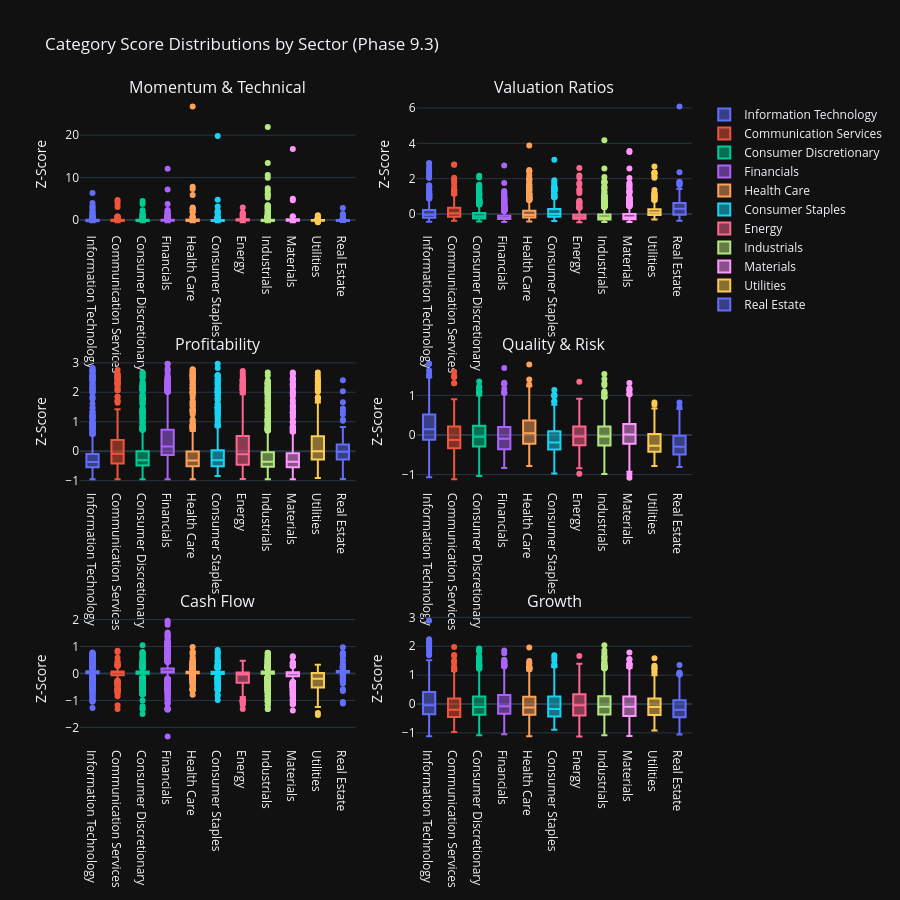

The notebook cell saved with this chart:
### Code cell
# Visualization 4: Category Distribution Box Plots
print("\n📊 Category Distribution Box Plots:")

# Create box plots for each category showing distribution across sectors
if 'category_score_matrix' in locals() and not category_score_matrix.empty:
    # Add sector information to category scores
    category_scores_with_sector = category_score_matrix.copy()
    category_scores_with_sector['sector'] = all_stocks_scaled['sector'].values

    # Create subplot grid for all categories
    from plotly.subplots import make_subplots
    import math

    categories = [col for col in category_score_matrix.columns]
    n_categories = len(categories)
    n_cols = 2
    n_rows = math.ceil(n_categories / n_cols)

    fig_box = make_subplots(
            rows=n_rows,
            cols=n_cols,
            subplot_titles=categories,
            vertical_spacing=0.2,
            horizontal_spacing=0.1
            )

    for idx, category in enumerate(categories):
        row = idx // n_cols + 1
        col = idx % n_cols + 1

        # Create box plot data for this category
        for sector in category_scores_with_sector['sector'].unique():
            if pd.notna(sector):
                sector_data = category_scores_with_sector[
                    category_scores_with_sector['sector'] == sector
                    ][category].dropna()

                fig_box.add_trace(
                        go.Box(
                                y=sector_data,
                                name=sector,
                                showlegend=(idx == 0),  # Only show legend for first subplot
                                marker_color=px.colors.qualitative.Plotly[
                                    list(category_scores_with_sector['sector'].unique()).index(sector) % 10
                                    ]
                                ),
                        row=row,
                        col=col
                        )

    fig_box.update_layout(
            title_text="Category Score Distributions by Sector (Phase 9.3)",
            height=300 * n_rows,
            showlegend=True
            )

    fig_box.update_yaxes(title_text="Z-Score")

    fig_box.show()
    output_path = eda_output_dir / "phase93_category_distributions_boxplots.html"
    fig_box.write_html(output_path)

    print(f"\n✓ Category distribution box plots complete")
    print(f"  Categories visualized: {n_categories}")
    print(f"  Grid layout: {n_rows}×{n_cols}")
    print(f"  Output: {output_path}")

    # Identify categories with highest variance
    category_variances = category_score_matrix.var().sort_values(ascending=False)
    print(f"\n  📊 Categories with Highest Variance:")
    for category, variance in category_variances.head(5).items():
        print(f"    {category}: {variance:.2f}")
else:
    print("  ⚠️ No category score data available for box plots")

### Figure 1 — Plotly figure (JSON) as saved in the notebook; plotly's stock layout.template omitted (floating-point values rounded to 4 significant figures; data arrays with more than 128 entries replaced by an {"elided": "..."} marker saying what was removed)
{"data": [{"marker": {"color": "#636EFA"}, "name": "Information Technology", "showlegend": true, "y": {"elided": "843 float values"}, "type": "box", "xaxis": "x", "yaxis": "y"}, {"marker": {"color": "#EF553B"}, "name": "Communication Services", "showlegend": true, "y": {"elided": "337 float values"}, "type": "box", "xaxis": "x", "yaxis": "y"}, {"marker": {"color": "#00CC96"}, "name": "Consumer Discretionary", "showlegend": true, "y": {"elided": "814 float values"}, "type": "box", "xaxis": "x", "yaxis": "y"}, {"marker": {"color": "#AB63FA"}, "name": "Financials", "showlegend": true, "y": {"elided": "1118 float values"}, "type": "box", "xaxis": "x", "yaxis": "y"}, {"marker": {"color": "#FFA15A"}, "name": "Health Care", "showlegend": true, "y": {"elided": "680 float values"}, "type": "box", "xaxis": "x", "yaxis": "y"}, {"marker": {"color": "#19D3F3"}, "name": "Consumer Staples", "showlegend": true, "y": {"elided": "489 float values"}, "type": "box", "xaxis": "x", "yaxis": "y"}, {"marker": {"color": "#FF6692"}, "name": "Energy", "showlegend": true, "y": {"elided": "318 float values"}, "type": "box", "xaxis": "x", "yaxis": "y"}, {"marker": {"color": "#B6E880"}, "name": "Industrials", "showlegend": true, "y": {"elided": "1292 float values"}, "type": "box", "xaxis": "x", "yaxis": "y"}, {"marker": {"color": "#FF97FF"}, "name": "Materials", "showlegend": true, "y": {"elided": "649 float values"}, "type": "box", "xaxis": "x", "yaxis": "y"}, {"marker": {"color": "#FECB52"}, "name": "Utilities", "showlegend": true, "y": {"elided": "276 float values"}, "type": "box", "xaxis": "x", "yaxis": "y"}, {"marker": {"color": "#636EFA"}, "name": "Real Estate", "showlegend": true, "y": {"elided": "221 float values"}, "type": "box", "xaxis": "x", "yaxis": "y"}, {"marker": {"color": "#636EFA"}, "name": "Information Technology", "showlegend": false, "y": {"elided": "843 float values"}, "type": "box", "xaxis": "x2", "yaxis": "y2"}, {"marker": {"color": "#EF553B"}, "name": "Communication Services", "showlegend": false, "y": {"elided": "337 float values"}, "type": "box", "xaxis": "x2", "yaxis": "y2"}, {"marker": {"color": "#00CC96"}, "name": "Consumer Discretionary", "showlegend": false, "y": {"elided": "814 float values"}, "type": "box", "xaxis": "x2", "yaxis": "y2"}, {"marker": {"color": "#AB63FA"}, "name": "Financials", "showlegend": false, "y": {"elided": "1118 float values"}, "type": "box", "xaxis": "x2", "yaxis": "y2"}, {"marker": {"color": "#FFA15A"}, "name": "Health Care", "showlegend": false, "y": {"elided": "680 float values"}, "type": "box", "xaxis": "x2", "yaxis": "y2"}, {"marker": {"color": "#19D3F3"}, "name": "Consumer Staples", "showlegend": false, "y": {"elided": "489 float values"}, "type": "box", "xaxis": "x2", "yaxis": "y2"}, {"marker": {"color": "#FF6692"}, "name": "Energy", "showlegend": false, "y": {"elided": "318 float values"}, "type": "box", "xaxis": "x2", "yaxis": "y2"}, {"marker": {"color": "#B6E880"}, "name": "Industrials", "showlegend": false, "y": {"elided": "1292 float values"}, "type": "box", "xaxis": "x2", "yaxis": "y2"}, {"marker": {"color": "#FF97FF"}, "name": "Materials", "showlegend": false, "y": {"elided": "649 float values"}, "type": "box", "xaxis": "x2", "yaxis": "y2"}, {"marker": {"color": "#FECB52"}, "name": "Utilities", "showlegend": false, "y": {"elided": "276 float values"}, "type": "box", "xaxis": "x2", "yaxis": "y2"}, {"marker": {"color": "#636EFA"}, "name": "Real Estate", "showlegend": false, "y": {"elided": "221 float values"}, "type": "box", "xaxis": "x2", "yaxis": "y2"}, {"marker": {"color": "#636EFA"}, "name": "Information Technology", "showlegend": false, "y": {"elided": "843 float values"}, "type": "box", "xaxis": "x3", "yaxis": "y3"}, {"marker": {"color": "#EF553B"}, "name": "Communication Services", "showlegend": false, "y": {"elided": "337 float values"}, "type": "box", "xaxis": "x3", "yaxis": "y3"}, {"marker": {"color": "#00CC96"}, "name": "Consumer Discretionary", "showlegend": false, "y": {"elided": "814 float values"}, "type": "box", "xaxis": "x3", "yaxis": "y3"}, {"marker": {"color": "#AB63FA"}, "name": "Financials", "showlegend": false, "y": {"elided": "1118 float values"}, "type": "box", "xaxis": "x3", "yaxis": "y3"}, {"marker": {"color": "#FFA15A"}, "name": "Health Care", "showlegend": false, "y": {"elided": "680 float values"}, "type": "box", "xaxis": "x3", "yaxis": "y3"}, {"marker": {"color": "#19D3F3"}, "name": "Consumer Staples", "showlegend": false, "y": {"elided": "489 float values"}, "type": "box", "xaxis": "x3", "yaxis": "y3"}, {"marker": {"color": "#FF6692"}, "name": "Energy", "showlegend": false, "y": {"elided": "318 float values"}, "type": "box", "xaxis": "x3", "yaxis": "y3"}, {"marker": {"color": "#B6E880"}, "name": "Industrials", "showlegend": false, "y": {"elided": "1292 float values"}, "type": "box", "xaxis": "x3", "yaxis": "y3"}, {"marker": {"color": "#FF97FF"}, "name": "Materials", "showlegend": false, "y": {"elided": "649 float values"}, "type": "box", "xaxis": "x3", "yaxis": "y3"}, {"marker": {"color": "#FECB52"}, "name": "Utilities", "showlegend": false, "y": {"elided": "276 float values"}, "type": "box", "xaxis": "x3", "yaxis": "y3"}, {"marker": {"color": "#636EFA"}, "name": "Real Estate", "showlegend": false, "y": {"elided": "221 float values"}, "type": "box", "xaxis": "x3", "yaxis": "y3"}, {"marker": {"color": "#636EFA"}, "name": "Information Technology", "showlegend": false, "y": {"elided": "843 float values"}, "type": "box", "xaxis": "x4", "yaxis": "y4"}, {"marker": {"color": "#EF553B"}, "name": "Communication Services", "showlegend": false, "y": {"elided": "337 float values"}, "type": "box", "xaxis": "x4", "yaxis": "y4"}, {"marker": {"color": "#00CC96"}, "name": "Consumer Discretionary", "showlegend": false, "y": {"elided": "814 float values"}, "type": "box", "xaxis": "x4", "yaxis": "y4"}, {"marker": {"color": "#AB63FA"}, "name": "Financials", "showlegend": false, "y": {"elided": "1118 float values"}, "type": "box", "xaxis": "x4", "yaxis": "y4"}, {"marker": {"color": "#FFA15A"}, "name": "Health Care", "showlegend": false, "y": {"elided": "680 float values"}, "type": "box", "xaxis": "x4", "yaxis": "y4"}, {"marker": {"color": "#19D3F3"}, "name": "Consumer Staples", "showlegend": false, "y": {"elided": "489 float values"}, "type": "box", "xaxis": "x4", "yaxis": "y4"}, {"marker": {"color": "#FF6692"}, "name": "Energy", "showlegend": false, "y": {"elided": "318 float values"}, "type": "box", "xaxis": "x4", "yaxis": "y4"}, {"marker": {"color": "#B6E880"}, "name": "Industrials", "showlegend": false, "y": {"elided": "1292 float values"}, "type": "box", "xaxis": "x4", "yaxis": "y4"}, {"marker": {"color": "#FF97FF"}, "name": "Materials", "showlegend": false, "y": {"elided": "649 float values"}, "type": "box", "xaxis": "x4", "yaxis": "y4"}, {"marker": {"color": "#FECB52"}, "name": "Utilities", "showlegend": false, "y": {"elided": "276 float values"}, "type": "box", "xaxis": "x4", "yaxis": "y4"}, {"marker": {"color": "#636EFA"}, "name": "Real Estate", "showlegend": false, "y": {"elided": "221 float values"}, "type": "box", "xaxis": "x4", "yaxis": "y4"}, {"marker": {"color": "#636EFA"}, "name": "Information Technology", "showlegend": false, "y": {"elided": "843 float values"}, "type": "box", "xaxis": "x5", "yaxis": "y5"}, {"marker": {"color": "#EF553B"}, "name": "Communication Services", "showlegend": false, "y": {"elided": "337 float values"}, "type": "box", "xaxis": "x5", "yaxis": "y5"}, {"marker": {"color": "#00CC96"}, "name": "Consumer Discretionary", "showlegend": false, "y": {"elided": "814 float values"}, "type": "box", "xaxis": "x5", "yaxis": "y5"}, {"marker": {"color": "#AB63FA"}, "name": "Financials", "showlegend": false, "y": {"elided": "1118 float values"}, "type": "box", "xaxis": "x5", "yaxis": "y5"}, {"marker": {"color": "#FFA15A"}, "name": "Health Care", "showlegend": false, "y": {"elided": "680 float values"}, "type": "box", "xaxis": "x5", "yaxis": "y5"}, {"marker": {"color": "#19D3F3"}, "name": "Consumer Staples", "showlegend": false, "y": {"elided": "489 float values"}, "type": "box", "xaxis": "x5", "yaxis": "y5"}, {"marker": {"color": "#FF6692"}, "name": "Energy", "showlegend": false, "y": {"elided": "318 float values"}, "type": "box", "xaxis": "x5", "yaxis": "y5"}, {"marker": {"color": "#B6E880"}, "name": "Industrials", "showlegend": false, "y": {"elided": "1292 float values"}, "type": "box", "xaxis": "x5", "yaxis": "y5"}, {"marker": {"color": "#FF97FF"}, "name": "Materials", "showlegend": false, "y": {"elided": "649 float values"}, "type": "box", "xaxis": "x5", "yaxis": "y5"}, {"marker": {"color": "#FECB52"}, "name": "Utilities", "showlegend": false, "y": {"elided": "276 float values"}, "type": "box", "xaxis": "x5", "yaxis": "y5"}, {"marker": {"color": "#636EFA"}, "name": "Real Estate", "showlegend": false, "y": {"elided": "221 float values"}, "type": "box", "xaxis": "x5", "yaxis": "y5"}, {"marker": {"color": "#636EFA"}, "name": "Information Technology", "showlegend": false, "y": {"elided": "843 float values"}, "type": "box", "xaxis": "x6", "yaxis": "y6"}, {"marker": {"color": "#EF553B"}, "name": "Communication Services", "showlegend": false, "y": {"elided": "337 float values"}, "type": "box", "xaxis": "x6", "yaxis": "y6"}, {"marker": {"color": "#00CC96"}, "name": "Consumer Discretionary", "showlegend": false, "y": {"elided": "814 float values"}, "type": "box", "xaxis": "x6", "yaxis": "y6"}, {"marker": {"color": "#AB63FA"}, "name": "Financials", "showlegend": false, "y": {"elided": "1118 float values"}, "type": "box", "xaxis": "x6", "yaxis": "y6"}, {"marker": {"color": "#FFA15A"}, "name": "Health Care", "showlegend": false, "y": {"elided": "680 float values"}, "type": "box", "xaxis": "x6", "yaxis": "y6"}, {"marker": {"color": "#19D3F3"}, "name": "Consumer Staples", "showlegend": false, "y": {"elided": "489 float values"}, "type": "box", "xaxis": "x6", "yaxis": "y6"}, {"marker": {"color": "#FF6692"}, "name": "Energy", "showlegend": false, "y": {"elided": "318 float values"}, "type": "box", "xaxis": "x6", "yaxis": "y6"}, {"marker": {"color": "#B6E880"}, "name": "Industrials", "showlegend": false, "y": {"elided": "1292 float values"}, "type": "box", "xaxis": "x6", "yaxis": "y6"}, {"marker": {"color": "#FF97FF"}, "name": "Materials", "showlegend": false, "y": {"elided": "649 float values"}, "type": "box", "xaxis": "x6", "yaxis": "y6"}, {"marker": {"color": "#FECB52"}, "name": "Utilities", "showlegend": false, "y": {"elided": "276 float values"}, "type": "box", "xaxis": "x6", "yaxis": "y6"}, {"marker": {"color": "#636EFA"}, "name": "Real Estate", "showlegend": false, "y": {"elided": "221 float values"}, "type": "box", "xaxis": "x6", "yaxis": "y6"}], "layout": {"xaxis": {"anchor": "y", "domain": [0.0, 0.45]}, "yaxis": {"anchor": "x", "domain": [0.8, 1.0], "title": {"text": "Z-Score"}}, "xaxis2": {"anchor": "y2", "domain": [0.55, 1.0]}, "yaxis2": {"anchor": "x2", "domain": [0.8, 1.0], "title": {"text": "Z-Score"}}, "xaxis3": {"anchor": "y3", "domain": [0.0, 0.45]}, "yaxis3": {"anchor": "x3", "domain": [0.4, 0.6], "title": {"text": "Z-Score"}}, "xaxis4": {"anchor": "y4", "domain": [0.55, 1.0]}, "yaxis4": {"anchor": "x4", "domain": [0.4, 0.6], "title": {"text": "Z-Score"}}, "xaxis5": {"anchor": "y5", "domain": [0.0, 0.45]}, "yaxis5": {"anchor": "x5", "domain": [0.0, 0.2], "title": {"text": "Z-Score"}}, "xaxis6": {"anchor": "y6", "domain": [0.55, 1.0]}, "yaxis6": {"anchor": "x6", "domain": [0.0, 0.2], "title": {"text": "Z-Score"}}, "annotations": [{"font": {"size": 16}, "showarrow": false, "text": "Momentum & Technical", "x": 0.225, "xanchor": "center", "xref": "paper", "y": 1.0, "yanchor": "bottom", "yref": "paper"}, {"font": {"size": 16}, "showarrow": false, "text": "Valuation Ratios", "x": 0.775, "xanchor": "center", "xref": "paper", "y": 1.0, "yanchor": "bottom", "yref": "paper"}, {"font": {"size": 16}, "showarrow": false, "text": "Profitability", "x": 0.225, "xanchor": "center", "xref": "paper", "y": 0.6, "yanchor": "bottom", "yref": "paper"}, {"font": {"size": 16}, "showarrow": false, "text": "Quality & Risk", "x": 0.775, "xanchor": "center", "xref": "paper", "y": 0.6, "yanchor": "bottom", "yref": "paper"}, {"font": {"size": 16}, "showarrow": false, "text": "Cash Flow", "x": 0.225, "xanchor": "center", "xref": "paper", "y": 0.2, "yanchor": "bottom", "yref": "paper"}, {"font": {"size": 16}, "showarrow": false, "text": "Growth", "x": 0.775, "xanchor": "center", "xref": "paper", "y": 0.2, "yanchor": "bottom", "yref": "paper"}], "title": {"text": "Category Score Distributions by Sector (Phase 9.3)"}, "height": 900, "showlegend": true}}
